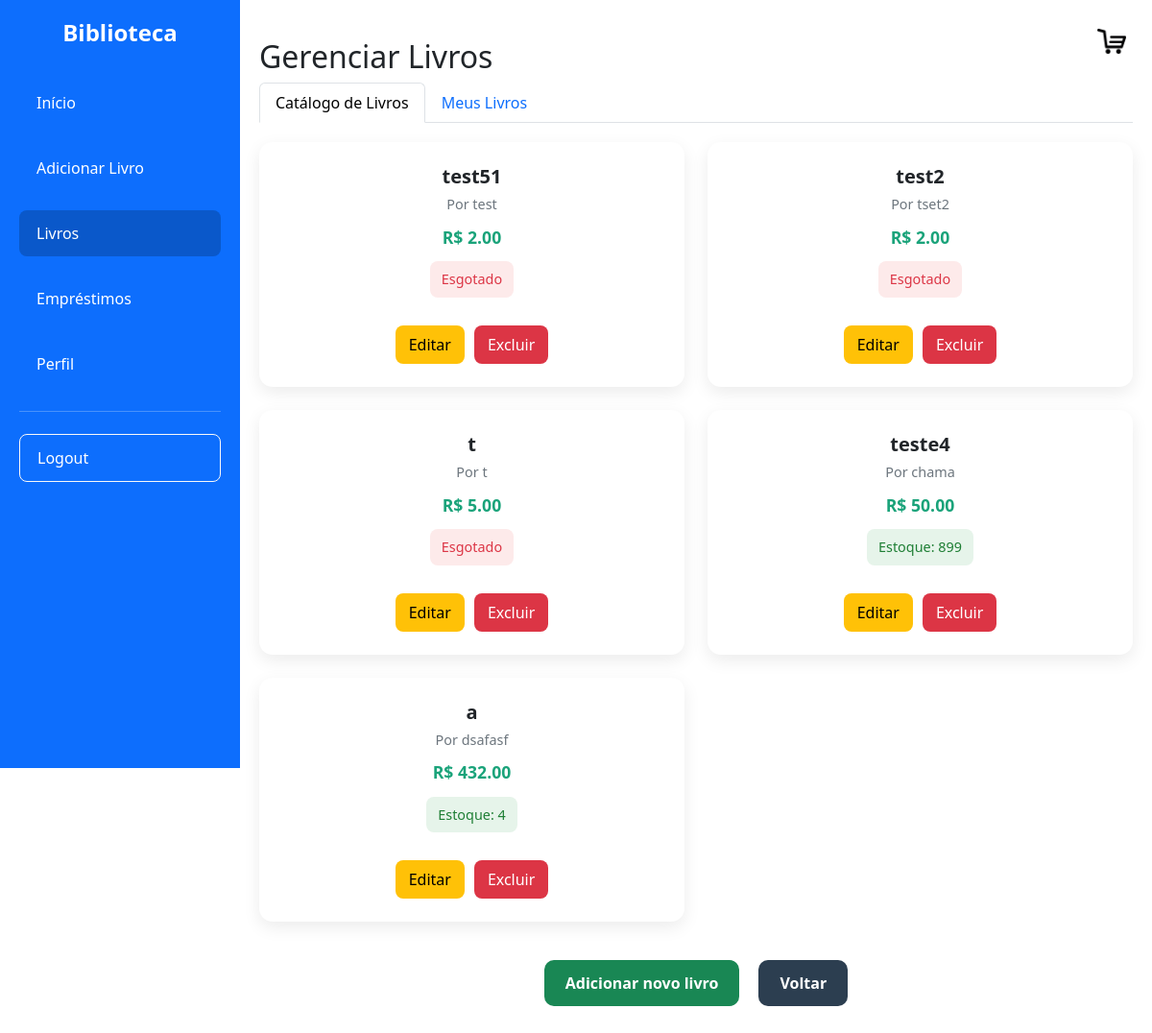
The app's page /livros/lista_livros (signed in), older data.
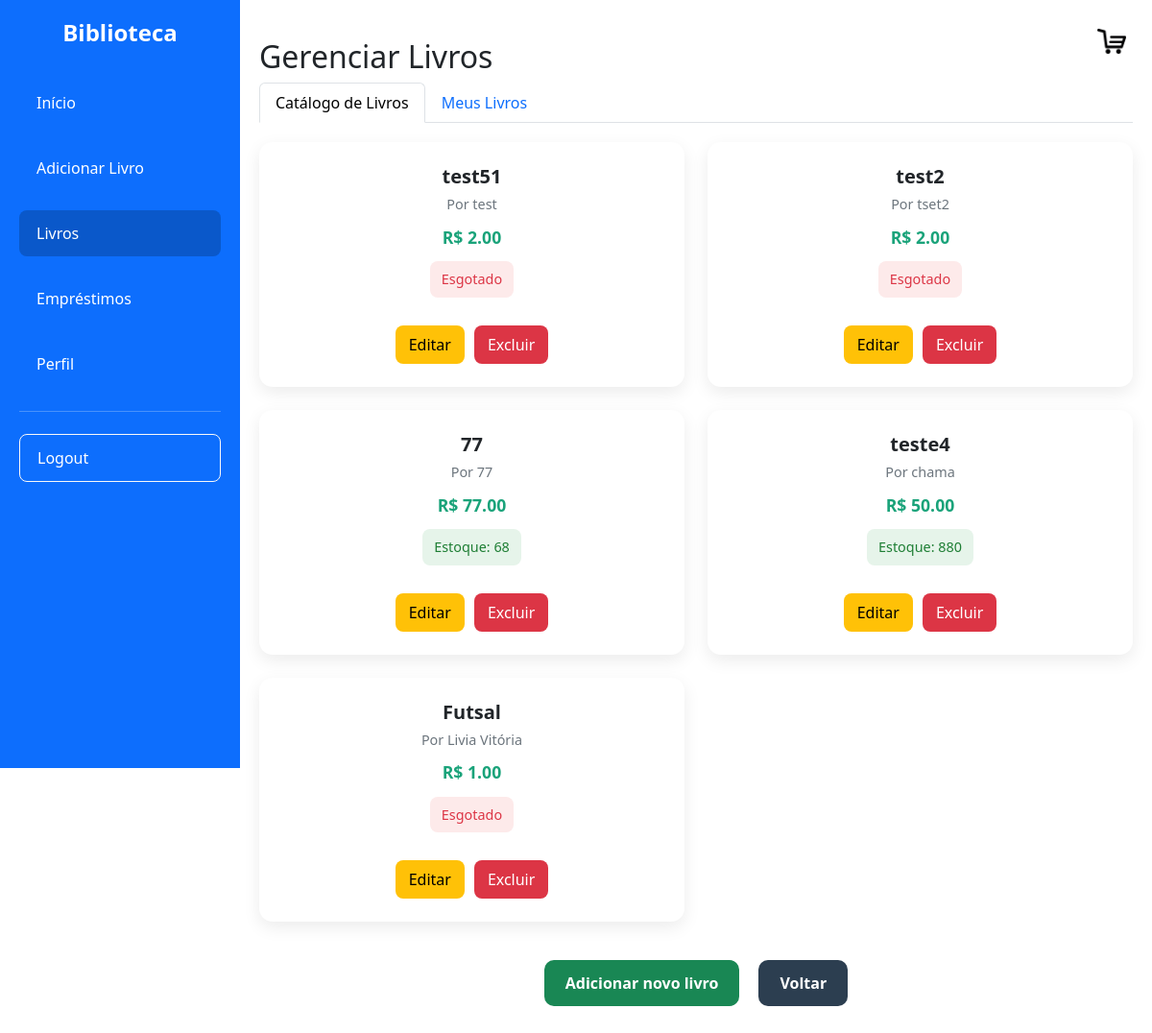
The same page, newer data.
### models/livro.py (models this page shows)
class Livro(db.Model):
    __tablename__ = 'tb_livros'
    liv_id = db.Column(db.Integer, primary_key=True)
    liv_titulo = db.Column(db.String(200), nullable=False)
    liv_descricao = db.Column(db.String(450), nullable=False)
    liv_editora = db.Column(db.String(100))
    liv_ano = db.Column(db.Integer)
    liv_autor = db.Column(db.String(100))
    liv_genero = db.Column(db.String(50))
    liv_quantidade = db.Column(db.Integer)
    liv_preco = db.Column(db.Float, nullable=False, default=0.0)

### controllers/livros.py (the view)
@livros_bp.route("/lista_livros")
@login_required
def lista_livros():
    livros = Livro.query.all()
    emprestimos_usuario = Emprestimo.query.filter_by(
        emp_usu_id=current_user.usu_id
    ).all()
    meus_livros = [emp.livro for emp in emprestimos_usuario]
    return render_template("livros_lista.html", livros=livros, meus_livros=meus_livros)

### templates/livros_lista.html (shortened to what this page needs)
{% extends 'base.html' %}
{% block content %}
  <h2>Gerenciar Livros</h2>
  <ul class="nav nav-tabs" id="livrosTabs" role="tablist">
    <li class="nav-item">
      <button class="nav-link active" id="catalogo-tab" data-bs-toggle="tab" data-bs-target="#catalogo" type="button" role="tab">Catálogo de Livros</button>
    </li>
    <li class="nav-item">
      <button class="nav-link" id="meus-tab" data-bs-toggle="tab" data-bs-target="#meus" type="button" role="tab">Meus Livros</button>
    </li>
  </ul>
  <div class="tab-content mt-3" id="livrosTabsContent">
    <div class="tab-pane fade show active" id="catalogo" role="tabpanel">
      {% if livros %}
        <link rel="stylesheet" href="{{ url_for('static', filename='livros_lista.css') }}" />
        <div class="livros-container">
          {% for livro in livros %}
            <div class="livro-card">
              <div class="livro-info">
                <h3>{{ livro.liv_titulo }}</h3>
                <p class="autor">Por {{ livro.liv_autor }}</p>
                <p class="preco">R$ {{ '%.2f'|format(livro.liv_preco or 0) }}</p>
                {% if livro.liv_quantidade > 0 %}
                  <p class="disponivel">Estoque: {{ livro.liv_quantidade }}</p>
                {% else %}
                  <p class="esgotado">Esgotado</p>
                {% endif %}
                {% if current_user.usu_tipo == 'bibliotecario' %}
                  <div class="btns-admin">
                    <a href="{{ url_for('livros.editar_livro', livro_id=livro.liv_id) }}" class="btn-editar">Editar</a>
                    <form method="POST" action="{{ url_for('livros.excluir_livro', livro_id=livro.liv_id) }}">
                      <button type="submit" class="btn-excluir">Excluir</button>
                    </form>
                  </div>
                {% endif %}
              </div>
            </div>
          {% endfor %}
        </div>
      {% else %}
        <p>Não há livros cadastrados.</p>
      {% endif %}
    </div>
      {% if meus_livros %}
        <link rel="stylesheet" href="{{ url_for('static', filename='livros_lista.css') }}" />
      {% else %}
        <p>Você ainda não comprou ou emprestou nenhum livro.</p>
      {% endif %}
  </div>
  <div class="botoes-finais">
    {% if current_user.usu_tipo == 'bibliotecario' %}
      <a href="{{ url_for('livros.adicionar_livro') }}" class="btn-adicionar">Adicionar novo livro</a>
    {% endif %}
    <a href="{{ url_for('main.index') }}" class="btn-voltar_inicio">Voltar</a>
  </div>
{% endblock %}

### templates/base.html (shortened to what this page needs)
<!DOCTYPE html>
<html lang="pt-br">
<head>
  <link href="https://cdn.jsdelivr.net/npm/bootstrap@5.3.0/dist/css/bootstrap.min.css" rel="stylesheet">
  <link rel="stylesheet" href="{{ url_for('static', filename='style.css') }}">
  <link rel="stylesheet" href="{{ url_for('static', filename='flash.css') }}">
</head>
<body>
  <div class="sidebar">
    <h4 class="text-center mb-4">Biblioteca</h4>
    <a href="{{ url_for('main.index') }}" class="nav-link {% if request.endpoint == 'main.index' %}active{% endif %}">Início</a>
    {% if current_user.usu_tipo == "bibliotecario" %}
      <a href="{{ url_for('livros.adicionar_livro') }}" class="nav-link {% if request.endpoint == 'livros.adicionar_livro' %}active{% endif %}">Adicionar Livro</a>
    {% endif %}
    <a href="{{ url_for('livros.lista_livros') }}" class="nav-link {% if request.endpoint == 'livros.lista_livros' %}active{% endif %}">Livros</a>
    <a href="{{ url_for('livros.emprestimo_livro') }}" class="nav-link {% if request.endpoint == 'livros.emprestimo_livro' %}active{% endif %}">Empréstimos</a>
    <a href="{{ url_for('main.perfil') }}" class="nav-link {% if request.endpoint == 'main.perfil' %}active{% endif %}">Perfil</a>
    <hr class="bg-light">
    <a href="{{ url_for('auth.logout') }}" class="btn btn-outline-light mt-2">Logout</a>
  </div>
  <div class="content">
    <a href="{{ url_for('carrinho.ver_carrinho') }}" class="img">
      <img src="{{ url_for('static', filename='img/carrinho.png') }}" alt="carrinho" width="30">
    </a>
    {% block content %}{% endblock %}
  </div>
</body>
</html>

### static/style.css (style rules this page uses)
.sidebar { position: fixed; top: 0; left: 0; height: 100vh; width: 250px; background-color: #0d6efd; padding-top: 20px; padding: 20px; color: white; z-index: 1030; display: flex; flex-direction: column; box-sizing: border-box; }
.sidebar h4 { width: 100%; text-align: center; margin-bottom: 25px; font-weight: 600; }
.sidebar a { color: white; padding: 12px 18px; width: 100%; text-decoration: none; font-weight: 500; display: flex; align-items: center; border-radius: 8px; gap: 10px; white-space: nowrap; overflow: hidden; text-overflow: ellipsis; transition: background-color 0.25s ease, color 0.25s ease; margin: 10px 0; }
.sidebar a:hover, .sidebar a.active { background-color: #0a58ca; }
.sidebar hr { width: 100%; border-color: rgba(255, 255, 255, 0.4); margin: 15px 0; }
.sidebar .btn { margin-top: auto; }
.content { padding: 40px 20px 40px 270px; transition: padding-left 0.3s ease; }
.content .img { position: absolute; top: 20px; right: 20px; width: 45px; height: 45px; display: flex; align-items: center; justify-content: center; cursor: pointer; }

### static/livros_lista.css (style rules this page uses)
* { box-sizing: border-box; }
.livros-container { display: grid; grid-template-columns: repeat(auto-fill, minmax(300px, 1fr)); gap: 24px; margin-top: 20px; }
.livro-card { background: #ffffff; border-radius: 14px; padding: 24px; box-shadow: 0 6px 18px rgba(0, 0, 0, 0.08); transition: transform 0.2s ease, box-shadow 0.2s ease; }
.livro-info { text-align: center; }
.livro-info h3 { font-size: 1.25rem; margin-bottom: 6px; font-weight: 600; }
.autor { font-size: 0.9rem; color: #6c757d; margin-bottom: 10px; }
.preco { font-size: 1.1rem; font-weight: 600; color: #1aa37a; margin-bottom: 12px; }
.disponivel { background: #e6f4ea; color: #1e7e34; padding: 8px 12px; border-radius: 8px; font-size: 0.9rem; margin-bottom: 14px; display: inline-block; }
.esgotado { background: #fdeaea; color: #dc3545; padding: 8px 12px; border-radius: 8px; font-size: 0.9rem; margin-bottom: 14px; display: inline-block; }
.btns-admin { display: flex; gap: 10px; justify-content: center; margin-top: 15px; }
.btn-editar { background: #ffc107; color: #000; padding: 8px 14px; border-radius: 8px; text-decoration: none; font-weight: 500; }
.btn-excluir { background: #dc3545; color: #fff; border: none; padding: 8px 14px; border-radius: 8px; font-weight: 500; cursor: pointer; }
.botoes-finais { display: flex; justify-content: center; gap: 20px; margin: 40px 0; }
.btn-adicionar { background: #198754; color: #fff; padding: 12px 22px; border-radius: 10px; text-decoration: none; font-weight: 600; }
.btn-voltar_inicio { background: #2c3e50; color: #fff; padding: 12px 22px; border-radius: 10px; text-decoration: none; font-weight: 600; }

Row changes from the older to the newer data that the page shows:
removed Livro: liv_titulo "a", liv_autor "dsafasf", liv_preco "432.00", liv_quantidade "4"
changed Livro (number 3 of 5 on the later page): liv_titulo "t" → "77"; liv_autor "t" → "77"; liv_preco "5.00" → "77.00"; liv_quantidade (not shown) → "68"; liv_quantidade "Esgotado" → "Estoque:"
changed Livro "teste4": liv_quantidade "899" → "880"
added Livro: liv_titulo "Futsal", liv_autor "Livia Vitória", liv_preco "1.00", liv_quantidade "Esgotado"
